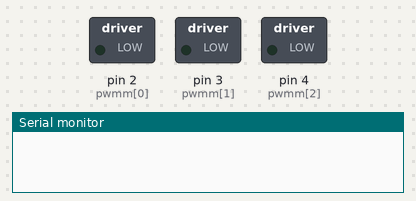
A sketch run on a simulated Arduino Mega 2560, built with avr-gcc and run on an emulated ATmega2560. Parts: switched loads named in the sketch (green lamp = pin HIGH), the last lines printed to the serial monitor.

Above: at 0.1 s.
At 9.73 s:
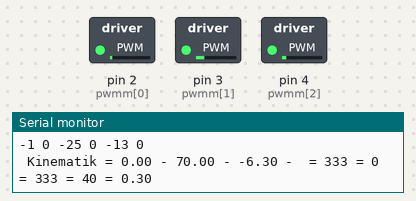
At 19.83 s:
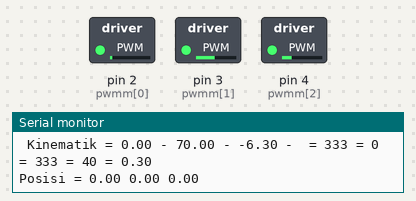
At 29.58 s:
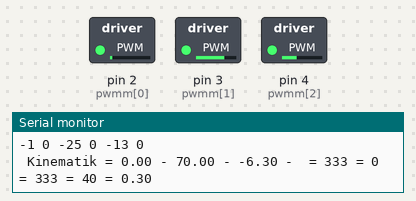
At 39.28 s:
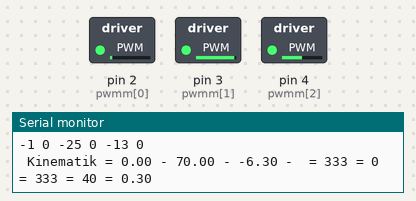
Timing chart, 0 to 40.0 s (numbered marks = the images above):
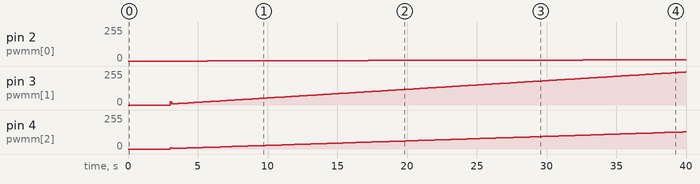

The sketch:

B_Cek-3M-POS-ODO-PID-FixInternal1.ino
```cpp
//Var ODOMETRY

int posi0 = 0;
int posi1 = 0;
int posi2 = 0;
long milseb = 0;
float q = 0;
float w = 0;
float s = 0, thet = 0;
float xx = 0,yy = 0,tt = 0;
const char* aa1;
long prevT = 0;
int posPrev[] = {0,0,0};
int dones=0;
//VAR MOTOR & CONTROL
const int enca[] = {9,11,26};
const int encb[] = {10,12,27};
const int pwmm[] = {2,3,4};
const int in1[] = {22,20,15};
const int in2[] = {23,21,14};
float eprev[] = {0,0,0};
float eintg[] = {0,0,0};
float a,b,c,d,e,f,g,h,i,mot0,mot1,mot2;
unsigned long milseb22 = 0, milseb11 = 0;
int pos = 0, pwr, dir, t=0;
int posseb[] = {0,0,0};
float  c_rpm[]= {0,0,0};
const float ppr[] = {135.0 ,137.0 ,135.0};
int target[] = {0,0,0};
//#define m1 1
//#define m2 2
//#define m3 3
//#define m[] = [0,1,2];
const int m[] = {0,1,2};
volatile int posi[] = {0,0,0};
float Ypos = 0, Xpos = 0, Thet = 0;
float kp[] = {0.3,0.3,0.3}, kd[]={0.5,0.7,0.5}, ki[]={0.03,0.03,0.03};
int job = 0, conjob = 0;
float eeprevx, eeprevy, eeprevt;
float eeintgx, eeintgy, eeintgt;
int variableSpeed, variableSpeedPos;

float degree(double deg){  //function declaration
 return (deg*22)/(7*180.0);     //calculation for the radian to degree conversion
}

template <int j>
void readEncoder(){
  int b = digitalRead(encb[j]);
  if(b > 0){
    posi[j]++;

  }
  else{
    posi[j]--;

  }
}

void setup() {
      Serial.begin(9600);
    delay(3000);

   // digitalWrite(pwm[m], HIGH);
    for(int k = 0; k < 3; k++){

    pinMode(enca[k],INPUT_PULLUP);
    pinMode(encb[k],INPUT_PULLUP);
  }

  attachInterrupt(digitalPinToInterrupt(enca[m[0]]),readEncoder<0>,RISING);
  attachInterrupt(digitalPinToInterrupt(enca[m[1]]),readEncoder<1>,RISING);
  attachInterrupt(digitalPinToInterrupt(enca[m[2]]),readEncoder<2>,RISING);

}

void loop() {

//       if(dones==0 && Ypos>1000){kinematik(0,0,0,0); dones++; }
//        else if (dones==0) {
//          float Ytarg = (1000-Ypos)/700;
//          if(Thet>90){kinematik(0,60,0,1);}
//          else {kinematik(0,60,-50,1);}
//          }
//          kinematik(300,0,0,0.3);
        if(dones==0)PIDpos(1000, 0, 90, 0.3);
        if(dones==1)PIDpos(1000, 500, 0, 1);
        if(dones==2)PIDpos(0, 0, 90, 1);

//       if(dones==1 && Xpos>1000){kinematik(0,0,0,0); dones++; }
//        else if (dones==1) {kinematik(50,0,0,1);}
//       if(dones==2 && Xpos<0 && Ypos<0){kinematik(0,0,0,0); dones++; }
//        else if (dones==2) {kinematik(-50,-50,30,1);}
  unsigned long mil, mil1;
  mil = millis();
  mil1 = millis();
//  if(mil1 - milseb11 >=100){
//      ///////////-------------------------------------KINEMATIKA-----------------------
//
//
//    if(t < 100)
//    {
//      //  PIDpos(1000, 0, 90, 0.8);
//
//        Serial.println("JOB 1");
//
//   //     job = 2;
//
//    }
//    else if(t<200){
//       // PIDpos(0, 0, 0, 0.7);
//        Serial.println("JOB 2");
//      }
//  //  else {PIDpos(0, 0, 0, 0.6);}
//
//
////    if(job == 3) PIDpos(0, 0, 0, 0.4);
//
//
//        Serial.println(" ");
////          if(t<5) {kinematik(0,1500,0,4); if(t==4){kinematik(0,0,0,0); for(int k=0; k<3; k++){eintg[k]=0; eprev[k]=0; }}}
//////          else if(t<10) {kinematik(0,1500,0,4); if(t==9){kinematik(0,0,0,0); for(int k=0; k<3; k++){eintg[k]=0; eprev[k]=0;}}}
//////          else if(t<15) {kinematik(-1500,0,0,4); if(t==14){kinematik(0,0,0,0); for(int k=0; k<3; k++){eintg[k]=0; eprev[k]=0;}}}
//////          else if(t<20) {kinematik(0,-1500,0,4); if(t==19){kinematik(0,0,0,0); for(int k=0; k<3; k++){eintg[k]=0; eprev[k]=0;}}}
////          else {kinematik(0,0,0,0);}
//            for(int k=0; k<3; k++){
//
//               if(target[k]>0){
//                digitalWrite(in1[m[k]],HIGH);
//                digitalWrite(in2[m[k]],LOW);
//                }
//
//               else if(target[k]<0){
//                digitalWrite(in1[m[k]],LOW);
//                digitalWrite(in2[m[k]],HIGH);
//                }
//               else{
//                digitalWrite(in1[m[k]],LOW);
//                digitalWrite(in2[m[k]],LOW);
//                }
//            }
//
//      t++;
//      milseb11 = mil1;
//    }


//  if(mil - milseb >= 100){
//
//     for(int k=0; k<3; k++){
//      noInterrupts();
//      pos = posi[m[k]] - posseb[m[k]];
//
//        c_rpm[k] = ((pos *10 * 60)/ppr[k]) ;
//   //     PID(c_rpm[k], k);
//
//
//
//
//
////        Serial.print(c_rpm[k]);
////        Serial.print(" ");
//      posseb[m[k]] = posi[m[k]];
//      interrupts();
//     }
//
//
////     Serial.println("");
//      milseb = mil;
//    }


//=======ODOMETRY======

unsigned long mil2;
mil2 = millis();
if(mil2 - milseb >= 100){


for(int k=0; k<3; k++){
      noInterrupts();
      pos = posi[m[k]] - posseb[m[k]];

        c_rpm[k] = ((pos * 10 * 60)/ppr[k]) ;
   //     PID(c_rpm[k], k);


//        Serial.print(c_rpm[k]);
//        Serial.print(" ");
      posseb[m[k]] = posi[m[k]];

     }
  q = posi[0] - posi0;
  w = posi[1] - posi1;
  s = posi[2] - posi2;
interrupts();


  float fa = 0.7;


q = (q * 2.9) * fa;
w = (w * 2.88) * fa;
s = (s * 2.9) * fa;

posi0 = posi[0];
posi1 = posi[1];
posi2 = posi[2];


double vv1 = (0.866*q) - (0.866*w) + (0*s);
double vv2 = -(0.5*q) - (0.5*w) + (1*s);
double vv3 = -(q + w + s)/3;

double bun = ((-((q/0.7) + (w/0.7) + (s/0.7))) * 120) / 1256;
thet = thet + bun;

float ypos = (cos(degree(thet))*vv1) + (-sin(degree(thet))*vv2);
float xpos = (sin(degree(thet))*vv1) + (cos(degree(thet))*vv2);


ypos = ypos + yy;
xpos = xpos + xx;
//thet = thet + tt;


Ypos = ypos;
Xpos = xpos;
Thet = thet;


//  for(int i = 0; i<4; i++){
//    Serial.print(vv1);
//    Serial.print(" ");
//    Serial.print(vv2);
//    Serial.print(" ");
//    Serial.print(bun);
//    Serial.print(" ");
//    Serial.print("I------I");
//    Serial.print(posi[0]);
//    Serial.print(" ");
//    Serial.print(posi[1]);
//    Serial.print(" ");
//    Serial.print(posi[2]);
//    Serial.print(" ");
//    Serial.print("I------I");

    Serial.print("Posisi = ");
    Serial.print(Ypos);
    Serial.print(" ");
    Serial.print(Xpos);
    Serial.print(" ");
    Serial.print(Thet);
    Serial.print(" ");


    String ay, ax, at;
    ay = String(ypos);
    ax = String(xpos);
    at = String(thet);

xx = xpos;
yy = ypos;
//tt = thet;

//  }
  Serial.println();


//    if(dones==0)  {PIDpos(1000, 0, 90, 1.3);}
//    else  {PIDpos(0, 0, 0, 1.3);}


//          if(t<5) {kinematik(0,1500,0,4); if(t==4){kinematik(0,0,0,0); for(int k=0; k<3; k++){eintg[k]=0; eprev[k]=0; }}}
////          else if(t<10) {kinematik(0,1500,0,4); if(t==9){kinematik(0,0,0,0); for(int k=0; k<3; k++){eintg[k]=0; eprev[k]=0;}}}
////          else if(t<15) {kinematik(-1500,0,0,4); if(t==14){kinematik(0,0,0,0); for(int k=0; k<3; k++){eintg[k]=0; eprev[k]=0;}}}
////          else if(t<20) {kinematik(0,-1500,0,4); if(t==19){kinematik(0,0,0,0); for(int k=0; k<3; k++){eintg[k]=0; eprev[k]=0;}}}
//          else {kinematik(0,0,0,0);}
            for(int k=0; k<3; k++){

               if(target[k]>0){
                digitalWrite(in1[m[k]],HIGH);
                digitalWrite(in2[m[k]],LOW);
                }

               else if(target[k]<0){
                digitalWrite(in1[m[k]],LOW);
                digitalWrite(in2[m[k]],HIGH);
                }
               else{
                digitalWrite(in1[m[k]],LOW);
                digitalWrite(in2[m[k]],LOW);
                }
            }

  milseb = mil2;
}

//============================================
            for(int k=0; k<3; k++){
                PID(c_rpm[k], k);
                }
                Serial.println("");


}

void PID(int inp, int qw){


//  long op = millis();
//  float DelT = ((float) (op - milseb1)) / (1000);
//  milseb1 = op;

//    float kp = 0.5, kd=0.5, ki=0.08;

    int e = target[qw] - inp;
 //   if (e <= 0) e=0;


    float dedt = (e-eprev[qw]);
    eintg[qw] = eintg[qw] + e ;

if(target[qw]<0 && eintg[qw]>0){eintg[qw] = eintg[qw] * -1;}
if(target[qw]>0 && eintg[qw]<0){eintg[qw] = eintg[qw] * -1;}


    float u = kp[qw]*e + kd[qw]*dedt + ki[qw]*eintg[qw];
    eprev[qw] = e;

    pwr = (int) abs(u);
    if (pwr <=0 ) pwr = 0;
    if (pwr >= 255) pwr = 254;

if(target[qw]>0){
  if(target[qw]<inp-30){
      pwr = 0;

    }
  }

if(target[qw]<0){
  if(target[qw]>inp+30){
      pwr = 0;

    }
  }

if(target[qw]==0){analogWrite(pwmm[m[qw]], 0);}
else {analogWrite(pwmm[m[qw]], pwr);}
  Serial.print(target[qw]);
  Serial.print(" ");
  Serial.print(inp);
  Serial.print(" ");
//  Serial.print(e);
//  Serial.print(" ");
//  Serial.print(dedt);
////  Serial.print(" ");
////  Serial.print(eintg[qw]);
//  Serial.print(" ");
//  Serial.print(pwr);
//  Serial.print(" || ");
//  Serial.println(pwr);


  //return pwr;
  }

void kinematik(float x, float y, float thet, float spd){


//      x = (x / sec);
//      y = (y / sec);
//      //thet
//
//    float  x1 = (x/376.8)*60;
//    float  y1 = (y/376.8)*60;
    float tt1 = ((((thet * 1256)/120)*3)*0.7);
   //   float tt1 = thet * 15;
//    float  Xpos = x * spd;
//    float  Ypos = y * spd;

      a = -0.33;  b = 0.577;   c = 0.33;
      d = -0.33;  e = -0.577;  f = 0.33;
      g = 0.67;   h = 0;       i = 0.33;

int perhitungan = variableSpeed - variableSpeedPos;
int variablePersen = map(perhitungan,0,variableSpeed,70,40);
//spd = (spd * variablePersen)/100;
Serial.print(" = ");
Serial.print(variableSpeed);
Serial.print(" = ");
Serial.print(variableSpeedPos);
Serial.print(" = ");
Serial.print(perhitungan);
Serial.print(" = ");
Serial.print(variablePersen);
Serial.print(" = ");
Serial.println(spd);


float Ypos = (cos(degree(Thet))*y) + (sin(degree(Thet))*x);
float Xpos = (-sin(degree(Thet))*y) + (cos(degree(Thet))*x);

        mot0 = (a*Xpos* spd + b*Ypos* spd  + c*tt1* spd);
        mot1 = (d*Xpos* spd + e*Ypos* spd  + f*tt1* spd);
        mot2 = (g*Xpos* spd + h*Ypos* spd  + i*tt1* spd);

         target[0] = mot0;
         target[1] = mot1;
         target[2] = mot2;

//        Serial.print(target[0]);
//        Serial.print(" ");
//        Serial.print(target[1]);
//        Serial.print(" ");
//        Serial.print(target[2]);
//        Serial.println(" ");

  }

void PIDpos(int y,int x, int thet, float speedd){
  float tt1 = ((((thet * 1256)/120)*3)*0.7);
  float tt2 = ((((Thet * 1256)/120)*3)*0.7);
  variableSpeed = (abs(x) + abs(y)) / 3;
  variableSpeedPos = (abs(Xpos) + abs(Ypos)) / 3;
  float kpP = 0.07;

  int errx = x - Xpos;
  int erry = y - Ypos;
  int errthet = thet - Thet;


//Serial.print(errx);
//Serial.print(" - ");
//Serial.print(erry);
//Serial.print(" - ");
  float ux = kpP*errx;
  float uy = kpP*erry;
  float uthet = -(kpP*errthet);
Serial.print(" Kinematik = ");
Serial.print(ux);
Serial.print(" - ");
Serial.print(uy);
Serial.print(" - ");
Serial.print(uthet);
Serial.print(" - ");


//if(x>0){
//     if(x<Xpos){
//        kinematik(0, 0, 0, 0);
//      }
//  }


  if(errx<30 && errx>-30 && erry<30 && erry>-30 && errthet<12 && errthet>-12 ){
      kinematik(0, 0, 0, 0);
      //delay(2000);
      dones++;
//      job = 1;
//      if(job == 2) job =3;
//      if (job == 1)conjob =1;


    }

  else{
    if(errx>400 && erry>400 && errx>0 && erry>0 ){
    //  Serial.println("non");
      kinematik(ux, uy, 0, speedd);
    }
    else {
    //    Serial.println("yes");
      kinematik(ux, uy, uthet, speedd);}

  }
  }
```

Measured:
- by itself, pin 2 (pwmm[0]): moves from 0/255 to 9/255 over 30.7 s
- by itself, pin 4 (pwmm[2]): 0/255 → 10/255 at 3.0 s, → 4/255 0.12 s later, → 5/255 0.12 s later, → 6/255 0.35 s later, … (127 changes in this stretch)
- by itself, pin 3 (pwmm[1]): 0/255 → 25/255 at 3.0 s, → 9/255 0.12 s later, → 10/255 0.23 s later, → 11/255 0.12 s later, … (241 changes in this stretch)
